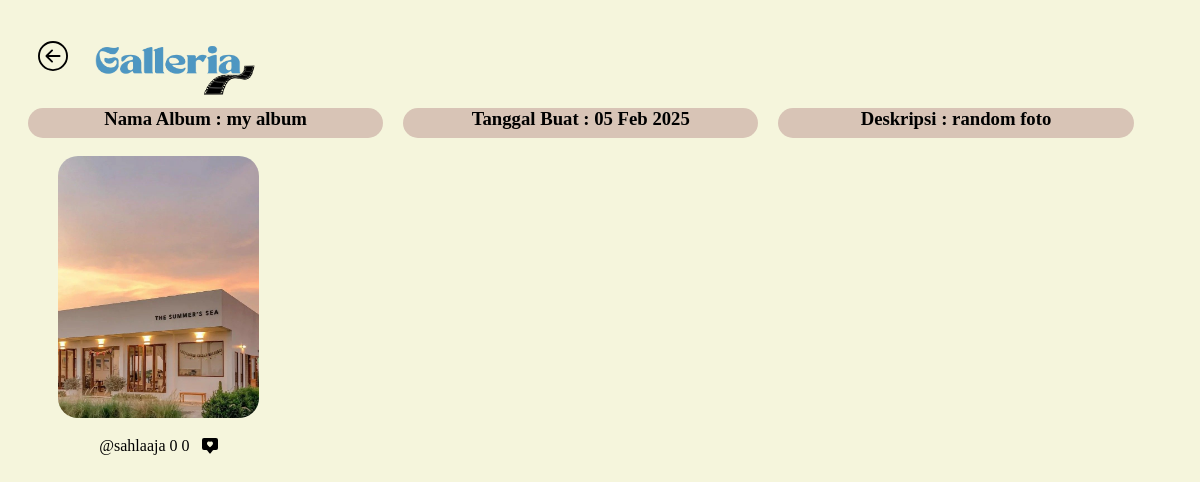
The app's page /detail_album.php?id=4 (signed in), older data.
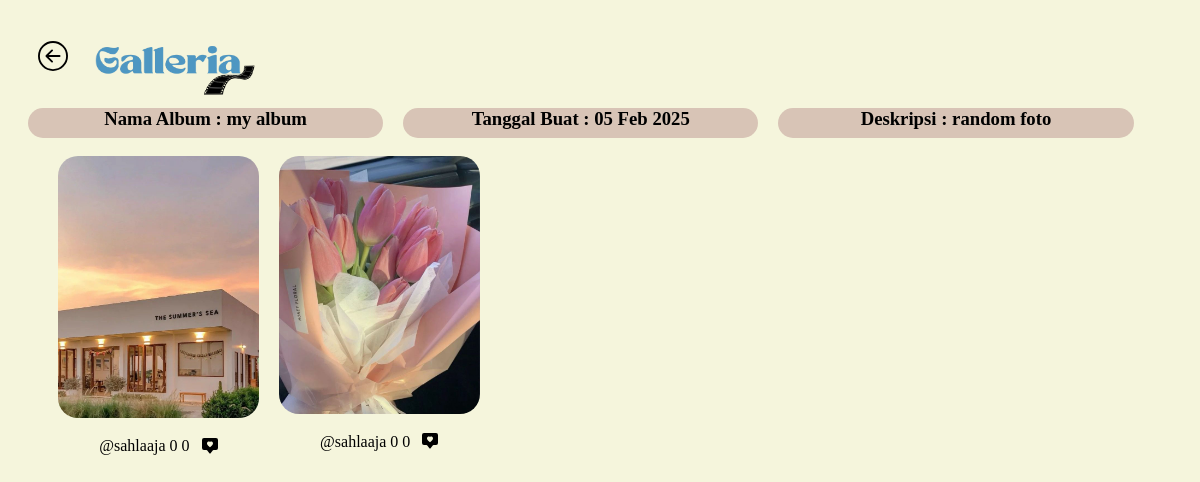
The same page, newer data.
### tables this page shows
CREATE TABLE `foto` (
  `foto_id` int(11) NOT NULL,
  `judul_foto` varchar(255) NOT NULL,
  `deskripsi` text NOT NULL,
  `tanggal_unggah` date NOT NULL,
  `lokasi_file` varchar(255) NOT NULL,
  `album_id` int(11) NOT NULL,
  `user_id` int(11) NOT NULL
);

CREATE TABLE `user` (
  `user_id` int(11) NOT NULL,
  `role_id` int(11) NOT NULL,
  `username` varchar(255) NOT NULL,
  `password` varchar(255) NOT NULL,
  `email` varchar(255) NOT NULL,
  `name` varchar(255) NOT NULL,
  `alamat` text NOT NULL,
  `foto_profil` varchar(255) NOT NULL,
  `verifikasi` int(11) NOT NULL
);

### detail_album.php (the view, shortened to what this page needs)
<?php
include "connection.php";
$id = $_SESSION['id'];
$album = $_GET['id'];
$data1 = mysqli_query($conn, "SELECT * FROM `album` INNER JOIN `user` ON `album`.`user_id` = `user`.`user_id`
WHERE `album`.`user_id` = $id");
$data2 = mysqli_query($conn, "SELECT * FROM `foto` INNER JOIN `album` ON `foto`.`album_id` = `album`.`album_id`
INNER JOIN `user` ON `foto`.`user_id` = `user`.`user_id`
WHERE `foto`.`user_id` = $id AND `foto`.`album_id` = $album");
$hasil = mysqli_fetch_assoc($data1);
if (!empty($hasil)) {
    $timestamp = strtotime($hasil['tanggal_buat']);
    $tanggal = date("d M Y", $timestamp);
}
?>
<!DOCTYPE html>
<html lang="en">
<head>
    <link rel="stylesheet" href="asset.css">
    <link rel="stylesheet" href="https://unicons.iconscout.com/release/v4.0.8/css/line.css">
</head>
<body>
    <div class="header">
        <a href="album.php" style="margin-left: 20px;"><img src="Asset/img/left.svg" class="left"></a>
        <img src="Asset/img/logo.png" class="logo">
    </div>
    <?php if (!empty($hasil)) {
    ?>
        <div class="container">
            <div class="detail">
                <h3 style="margin-top : 0px;">Nama Album : <?php echo $hasil['nama_album'] ?></h3>
            </div>
            <div class="detail">
                <h3 style="margin-top : 0px;">Tanggal Buat : <?php echo $tanggal ?>
            </div>
            <div class="detail">
                <h3 style="margin-top : 0px;">Deskripsi : <?php echo $hasil['deskripsi'] ?>
            </div>
        </div>
        <br>
        <div class="card-container">
            <?php while ($row = mysqli_fetch_assoc($data2)) :
                $total = $row['foto_id'];
                $query_komentar_count = mysqli_query($conn, "SELECT COUNT(*) AS total_komentar FROM `komentar_foto` WHERE `foto_id` = $total");
                $row_komentar_count = mysqli_fetch_assoc($query_komentar_count);
                $total_komentar = $row_komentar_count['total_komentar'];
                $query_like_count = mysqli_query($conn, "SELECT COUNT(*) AS total_like FROM `like_foto` WHERE `foto_id` = $total");
                $row_like_count = mysqli_fetch_assoc($query_like_count);
                $total_like = $row_like_count['total_like'];
                $query_check = mysqli_query($conn, "SELECT * FROM `like_foto` WHERE `foto_id` = $total AND `user_id` = $id");
            ?>
                <div class="card_box">
                    <div class="card-foto">
                        <img src="Asset/img/<?php echo $row['lokasi_file'] ?>" class="img-fluid" style="max-width: 100%; height:auto; display:block; border-radius:20px;">
                    </div>
                    <center>
                        <table>
                            <tr>
                                <td>
                                    <p>@<?php echo $row['username'] ?></p>
                                </td>
                                <?php if ($is_like = mysqli_num_rows($query_check) > 0) { ?>
                                    <td><span><a href="like.php?id=<?php echo $row['foto_id'] ?>"><img src="Asset/icon/heart.png" width="16px" height="16px"></a></span></td>
                                    <td><?php echo $total_like ?></td>
                                <?php } else { ?>
                                    <td><span><a href="like.php?id=<?php echo $row['foto_id'] ?>"><i class="uil uil-heart" title="Like"></i></a><?php echo $total_like ?></span></td>
                                <?php } ?>
                                <td><span><a href="detail_foto.php?id=<?php echo $row['foto_id'] ?>"><i class="uil uil-comment"></i></a><?php echo $total_komentar ?></span></td>
                                <td><span><a href="delete.php?id=<?php echo $row['foto_id'] ?>" onclick="return confirm('Apakah anda yakin akan menghapus foto ini?')"><i class="uil uil-trash"></i></a></span></td>
                                <td><span><i class="uil uil-import"></i></span></td>
                                <td><img src="Asset/icon/elipsis.svg" width="16px" height="16px" title="Detail like" style="margin-top: 3px; cursor:pointer;" class="openModal" data-id="<?php echo $row['foto_id'] ?>"></td>
                            </tr>
                        </table>
                    </center>
                </div>
            <?php endwhile; ?>
    <?php } else {
    ?>
        <center><span class="badge-info" style=" margin-top:100px;"><i class="uil uil-exclamation-triangle" style="color : black; font-size : 36px;"></i> Anda belum memiliki Album, <a href="tambah_album.php">Buat disini</a> </span></center>
    <?php
    } ?>
    </div>
</body>
</html>

Row changes from the older to the newer data that the page shows:
added foto: lokasi_file (picture), user.username "sahlaaja", total_like "0", total_komentar "0"
